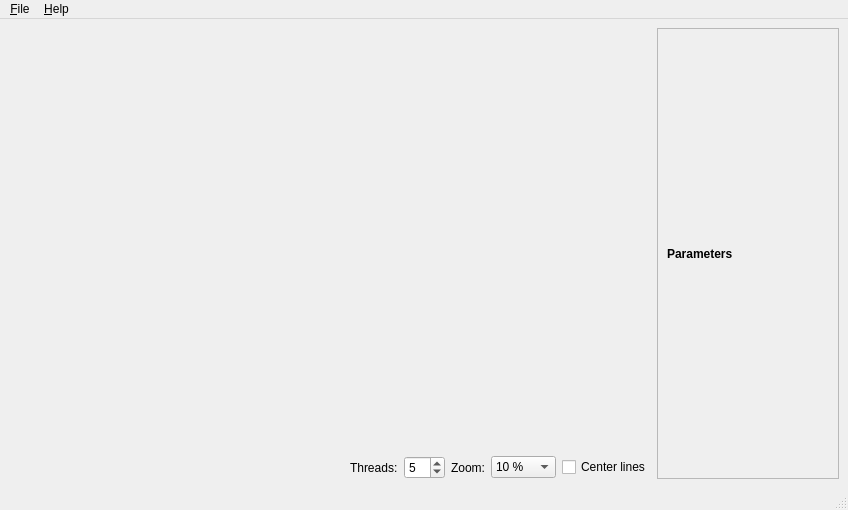
<?xml version="1.0" encoding="UTF-8"?>
<ui version="4.0">
 <class>MainWindow</class>
 <widget class="QMainWindow" name="MainWindow">
  <property name="geometry">
   <rect>
    <x>0</x>
    <y>0</y>
    <width>848</width>
    <height>510</height>
   </rect>
  </property>
  <property name="windowTitle">
   <string>DeFisheye (Qt)</string>
  </property>
  <widget class="QWidget" name="centralwidget">
   <layout class="QHBoxLayout" name="horizontalLayout">
    <item>
     <layout class="QVBoxLayout" name="verticalLayout">
      <item>
       <widget class="GrWidget" name="widget" native="true">
        <property name="sizePolicy">
         <sizepolicy hsizetype="Expanding" vsizetype="Expanding">
          <horstretch>0</horstretch>
          <verstretch>0</verstretch>
         </sizepolicy>
        </property>
        <property name="maximumSize">
         <size>
          <width>16777215</width>
          <height>16777215</height>
         </size>
        </property>
       </widget>
      </item>
      <item>
       <layout class="QHBoxLayout" name="horizontalLayout_2">
        <item>
         <spacer name="horizontalSpacer_3">
          <property name="orientation">
           <enum>Qt::Horizontal</enum>
          </property>
          <property name="sizeHint" stdset="0">
           <size>
            <width>40</width>
            <height>20</height>
           </size>
          </property>
         </spacer>
        </item>
        <item>
         <widget class="QLabel" name="label_3">
          <property name="text">
           <string>Threads:</string>
          </property>
         </widget>
        </item>
        <item>
         <widget class="QSpinBox" name="spinBoxThreads">
          <property name="minimum">
           <number>1</number>
          </property>
          <property name="maximum">
           <number>32</number>
          </property>
          <property name="value">
           <number>5</number>
          </property>
         </widget>
        </item>
        <item>
         <widget class="QLabel" name="label_2">
          <property name="text">
           <string>Zoom:</string>
          </property>
         </widget>
        </item>
        <item>
         <widget class="QComboBox" name="comboBoxZoom">
          <item>
           <property name="text">
            <string>10 %</string>
           </property>
          </item>
          <item>
           <property name="text">
            <string>25 %</string>
           </property>
          </item>
          <item>
           <property name="text">
            <string>50 %</string>
           </property>
          </item>
          <item>
           <property name="text">
            <string>100 %</string>
           </property>
          </item>
         </widget>
        </item>
        <item>
         <widget class="QCheckBox" name="checkBoxCenterLines">
          <property name="text">
           <string>Center lines</string>
          </property>
         </widget>
        </item>
       </layout>
      </item>
     </layout>
    </item>
    <item>
     <widget class="QScrollArea" name="scrollArea">
      <property name="sizePolicy">
       <sizepolicy hsizetype="Minimum" vsizetype="Expanding">
        <horstretch>0</horstretch>
        <verstretch>0</verstretch>
       </sizepolicy>
      </property>
      <property name="horizontalScrollBarPolicy">
       <enum>Qt::ScrollBarAlwaysOff</enum>
      </property>
      <property name="widgetResizable">
       <bool>true</bool>
      </property>
      <widget class="QWidget" name="scrollAreaWidgetContents">
       <property name="geometry">
        <rect>
         <x>0</x>
         <y>0</y>
         <width>196</width>
         <height>446</height>
        </rect>
       </property>
       <layout class="QGridLayout" name="gridLayout">
        <property name="rightMargin">
         <number>25</number>
        </property>
        <item row="0" column="0">
         <widget class="QLabel" name="label">
          <property name="font">
           <font>
            <bold>true</bold>
           </font>
          </property>
          <property name="text">
           <string>Parameters</string>
          </property>
         </widget>
        </item>
        <item row="0" column="2">
         <spacer name="horizontalSpacer_2">
          <property name="orientation">
           <enum>Qt::Horizontal</enum>
          </property>
          <property name="sizeType">
           <enum>QSizePolicy::Fixed</enum>
          </property>
          <property name="sizeHint" stdset="0">
           <size>
            <width>40</width>
            <height>20</height>
           </size>
          </property>
         </spacer>
        </item>
        <item row="0" column="1">
         <spacer name="horizontalSpacer">
          <property name="orientation">
           <enum>Qt::Horizontal</enum>
          </property>
          <property name="sizeHint" stdset="0">
           <size>
            <width>40</width>
            <height>20</height>
           </size>
          </property>
         </spacer>
        </item>
       </layout>
      </widget>
     </widget>
    </item>
   </layout>
  </widget>
  <widget class="QMenuBar" name="menubar">
   <property name="geometry">
    <rect>
     <x>0</x>
     <y>0</y>
     <width>848</width>
     <height>22</height>
    </rect>
   </property>
   <widget class="QMenu" name="menuFile">
    <property name="title">
     <string>&amp;File</string>
    </property>
    <addaction name="actionOpen"/>
    <addaction name="actionSave_As"/>
    <addaction name="separator"/>
    <addaction name="actionE_xit"/>
   </widget>
   <widget class="QMenu" name="menuHelp">
    <property name="title">
     <string>&amp;Help</string>
    </property>
    <addaction name="actionAbout"/>
   </widget>
   <addaction name="menuFile"/>
   <addaction name="menuHelp"/>
  </widget>
  <widget class="QStatusBar" name="statusbar"/>
  <action name="actionOpen">
   <property name="text">
    <string>&amp;Open...</string>
   </property>
  </action>
  <action name="actionSave_As">
   <property name="text">
    <string>Save &amp;As...</string>
   </property>
  </action>
  <action name="actionAbout">
   <property name="text">
    <string>About &amp;DeFisheye...</string>
   </property>
  </action>
  <action name="actionE_xit">
   <property name="text">
    <string>E&amp;xit</string>
   </property>
  </action>
 </widget>
 <customwidgets>
  <customwidget>
   <class>GrWidget</class>
   <extends>QWidget</extends>
   <header>grwidget.h</header>
   <container>1</container>
  </customwidget>
 </customwidgets>
 <resources/>
 <connections/>
</ui>
